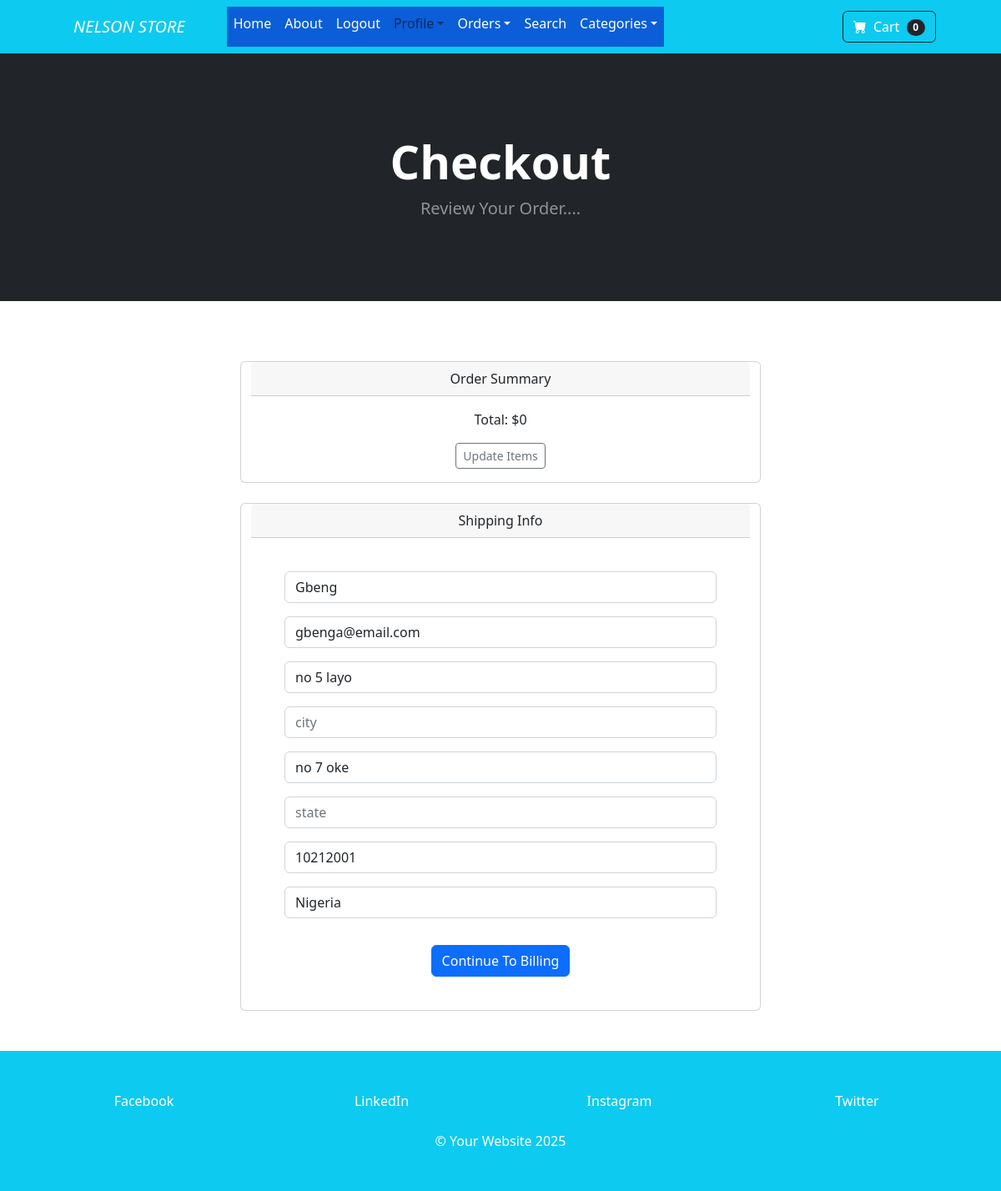
/payment/checkout/ (signed in), run on the app's committed database.
### payment/models.py (models this page shows, shortened)
class ShippingAddress(models.Model):
    user = models.ForeignKey(User, on_delete=models.CASCADE, null=True, blank=True)
    shipping_full_name = models.CharField(max_length=255)
    shipping_email = models.CharField(max_length=255)
    shipping_address1 = models.CharField(max_length=255)
    shipping_address2 = models.CharField(max_length=255, null=True, blank=True)
    shipping_city = models.CharField(max_length=255)
    shipping_state = models.CharField(max_length=255, null=True, blank=True)
    shipping_zipcode = models.CharField(max_length=255, null=True, blank=True)
    shipping_country = models.CharField(max_length=255)
    class Meta:
        verbose_name_plural = "shipping address"
    def create_shipping(sender, instance, created, **kwags):
        if created:
            user_shipping = ShippingAddress(user=instance)
            user_shipping.save()
    post_save.connect(create_shipping, sender=User)

### payment/views.py (the view)
# urls.py: path('checkout/', views.checkout, name='checkout'),
def checkout(request):
    cart = Cart(request)
    cart_products = cart.get_prods()
    quantities = cart.get_quants()
    totals = cart.cart_total()
    if request.user.is_authenticated:
        shipping_user = ShippingAddress.objects.get(user__id=request.user.id)
        shipping_form = ShippingForm(request.POST or None, instance=shipping_user)
        if shipping_form.is_valid():
            shipping_form.save()
        context = {'cart_products': cart_products, 'quantities':quantities, 'totals':totals, 'shipping_form':shipping_form}
        return render(request, 'payment/checkout.html', context)
    else:
        shipping_form = ShippingForm(request.POST or None)
        context = {'cart_products': cart_products, 'quantities':quantities, 'totals':totals, 'shipping_form':shipping_form}
        return render(request, 'payment/checkout.html', context)

### cart/cart.py (called while the page is built, shortened)
    def cart_total(self):
        product_ids = self.cart.keys()
        products = Product.objects.filter(id__in=product_ids)
        quantities = self.cart
        total = 0
        return total

    def __len__(self):
         return len(self.cart)

    def get_prods(self):
        product_ids = self.cart.keys()
        products = Product.objects.filter(id__in=product_ids)
        return products

    def get_quants(self):
        quantities = self.cart
        return quantities

### cart/context_processors.py (called while the page is built)
def cart(request):
    return {'cart': Cart(request)}

### payment/templates/payment/checkout.html (shortened to what this page needs)
{% extends 'base.html' %}
{% load static %}
{% block content %}
        <header class="bg-dark py-5 mb-5 ">
            <div class="container px-4 px-lg-5 my-5">
                <div class="text-center text-white">
                    <h1 class="display-4 fw-bolder">Checkout</h1>
                    <p class="lead fw-normal text-white-50 mb-0">Review Your Order....</p>
                </div>
            </div>
        </header>
        <div class="containera col-md-6 offset-md-3" align="center">
            <div class="row">
                <div class="card my-4">
                    <div class="card-header">
                        Order Summary
                    </div>
                    <div class="card-body">
                        <p class="">Total: ${{totals}}</p>
                        <a href="{%  url 'cart_summary' %}" class="btn btn-sm btn-outline-secondary">Update Items</a>
                    </div>
                </div>
                <div class="card mb-5" >
                    <div class="card-header">
                      Shipping Info
                    </div>
                    <div class="card-body m-4">
                        <form method="POST" action="{% url 'billing_info' %}" >
                            {{ shipping_form.as_p }}
                            <button type="submit" class="btn btn-primary mt-3">Continue To Billing</button>
                        </form>
                    </div>
                </div>
            </div>
        </div>
{% endblock %}

### data on the page
ShippingAddress: shipping_full_name "Gbeng", shipping_email "gbenga@email.com", shipping_address1 "no 5 layo", shipping_address2 "no 7 oke", shipping_zipcode "10212001", shipping_country "Nigeria"

### other printed values
{{ cart|length }} "0"
{{ totals }} "0"
